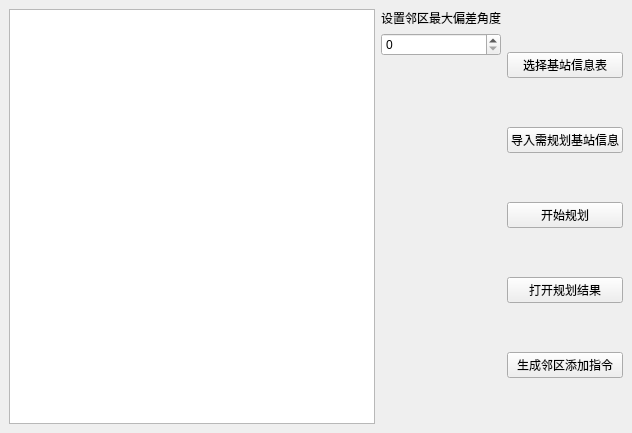
<?xml version="1.0" encoding="UTF-8"?>
<ui version="4.0">
 <class>MainWindow</class>
 <widget class="QMainWindow" name="MainWindow">
  <property name="geometry">
   <rect>
    <x>0</x>
    <y>0</y>
    <width>632</width>
    <height>433</height>
   </rect>
  </property>
  <property name="windowTitle">
   <string>MainWindow</string>
  </property>
  <widget class="QWidget" name="centralWidget">
   <layout class="QGridLayout" name="gridLayout">
    <item row="0" column="0">
     <layout class="QHBoxLayout" name="horizontalLayout">
      <item>
       <widget class="QTextBrowser" name="textBrowser"/>
      </item>
      <item>
       <layout class="QVBoxLayout" name="verticalLayout_2">
        <item>
         <widget class="QLabel" name="label">
          <property name="text">
           <string>设置邻区最大偏差角度</string>
          </property>
         </widget>
        </item>
        <item>
         <widget class="QSpinBox" name="spinBox"/>
        </item>
        <item>
         <spacer name="verticalSpacer">
          <property name="orientation">
           <enum>Qt::Vertical</enum>
          </property>
          <property name="sizeHint" stdset="0">
           <size>
            <width>20</width>
            <height>40</height>
           </size>
          </property>
         </spacer>
        </item>
       </layout>
      </item>
      <item>
       <layout class="QVBoxLayout" name="verticalLayout">
        <item>
         <widget class="QPushButton" name="pushButton">
          <property name="text">
           <string>选择基站信息表</string>
          </property>
         </widget>
        </item>
        <item>
         <widget class="QPushButton" name="pushButton_2">
          <property name="text">
           <string>导入需规划基站信息</string>
          </property>
         </widget>
        </item>
        <item>
         <widget class="QPushButton" name="pushButton_3">
          <property name="text">
           <string>开始规划</string>
          </property>
         </widget>
        </item>
        <item>
         <widget class="QPushButton" name="pushButton_4">
          <property name="text">
           <string>打开规划结果</string>
          </property>
         </widget>
        </item>
        <item>
         <widget class="QPushButton" name="pushButton_5">
          <property name="text">
           <string>生成邻区添加指令</string>
          </property>
         </widget>
        </item>
       </layout>
      </item>
     </layout>
    </item>
   </layout>
  </widget>
 </widget>
 <resources/>
 <connections/>
</ui>
